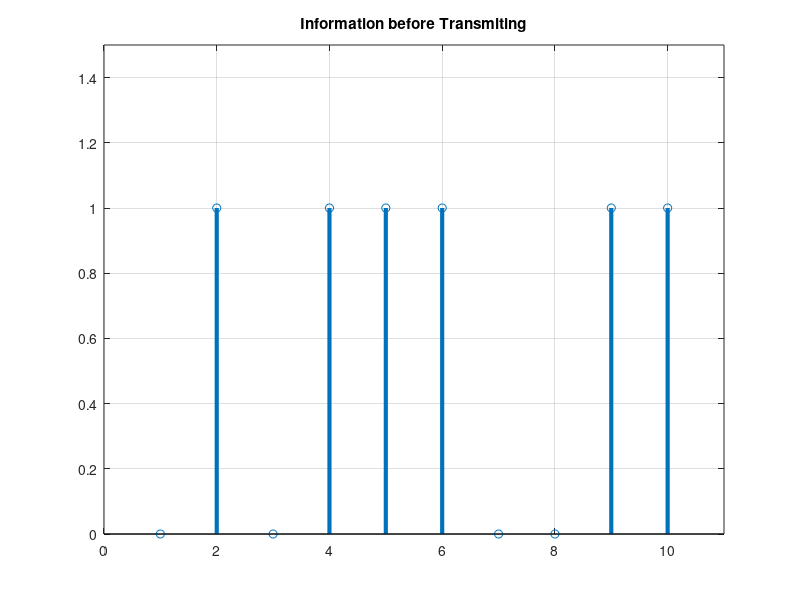
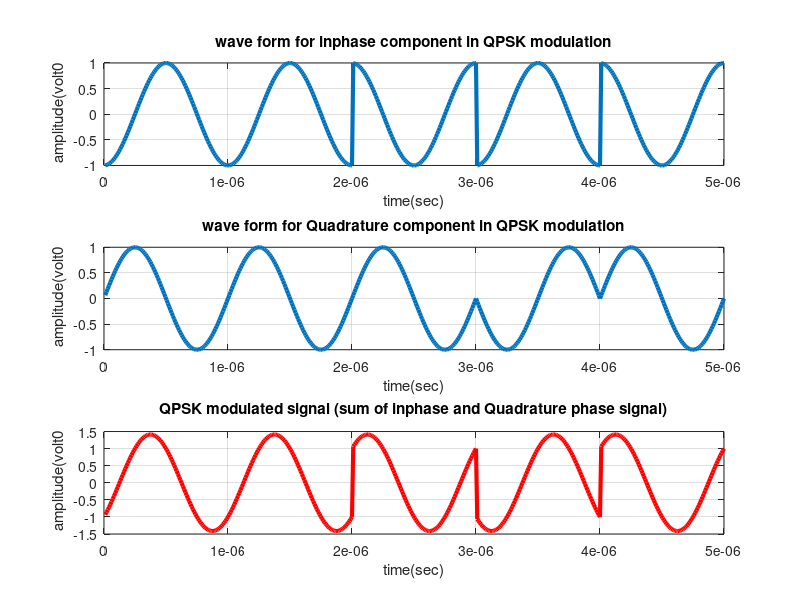
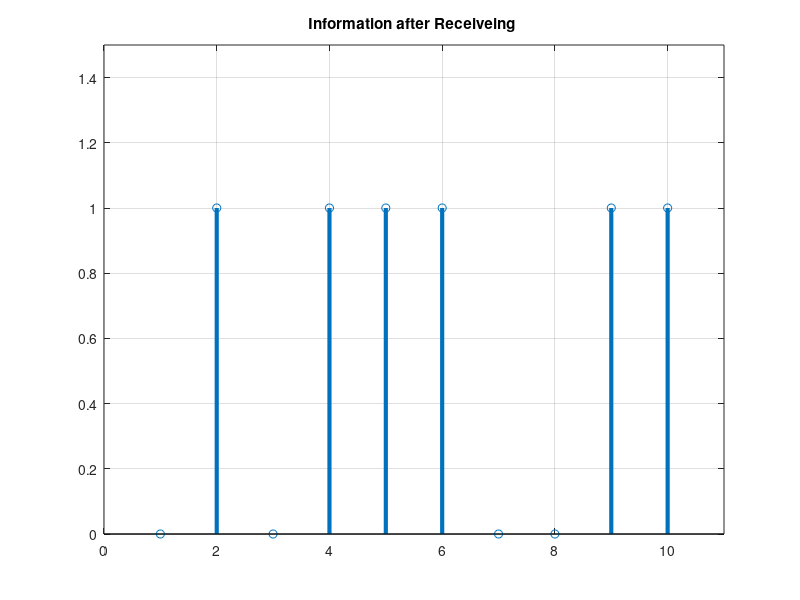

Write the MATLAB code that produced these figures, in order.
clear all;
close all;
data=[0 1 0 1 1 1 0 0 1 1]; % information
%Number_of_bit=1024;
%data=randint(Number_of_bit,1);
figure(1)
stem(data, 'linewidth',3), grid on;
title(' Information before Transmiting ');
axis([ 0 11 0 1.5]);
data_NZR=2*data-1; % Data Represented at NZR form for QPSK modulation
s_p_data=reshape(data_NZR,2,length(data)/2); % S/P convertion of data
br=10.^6; %Let us transmission bit rate 1000000
f=br; % minimum carrier frequency
T=1/br; % bit duration
t=T/99:T/99:T; % Time vector for one bit information
% QPSK modulatio
y=[];
y_in=[];
y_qd=[];
for(i=1:length(data)/2)
 y1=s_p_data(1,i)*cos(2*pi*f*t); % inphase component
 y2=s_p_data(2,i)*sin(2*pi*f*t) ;% Quadrature component
 y_in=[y_in y1]; % inphase signal vector
 y_qd=[y_qd y2]; %quadrature signal vector
 y=[y y1+y2]; % modulated signal vector
end
Tx_sig=y; % transmitting signal after modulation
tt=T/99:T/99:(T*length(data))/2;
figure(2)
subplot(3,1,1);
plot(tt,y_in,'linewidth',3), grid on;
title(' wave form for inphase component in QPSK modulation ');
xlabel('time(sec)');
ylabel(' amplitude(volt0');
subplot(3,1,2);
plot(tt,y_qd,'linewidth',3), grid on;
title(' wave form for Quadrature component in QPSK modulation ');
xlabel('time(sec)');
ylabel(' amplitude(volt0');
subplot(3,1,3);
plot(tt,Tx_sig,'r','linewidth',3), grid on;
title('QPSK modulated signal (sum of inphase and Quadrature phase signal)');
xlabel('time(sec)');
ylabel(' amplitude(volt0');
% QPSK demodulation
Rx_data=[];
Rx_sig=Tx_sig; % Received signal
for(i=1:1:length(data)/2)
 %% inphase coherent dector
 Z_in=Rx_sig((i-1)*length(t)+1:i*length(t)).*cos(2*pi*f*t);
 % above line indicat multiplication of received & inphase carred signal

 Z_in_intg=(trapz(t,Z_in))*(2/T);% integration using trapizodial rull
 if(Z_in_intg>0) % Decession Maker
 Rx_in_data=1;
 else
 Rx_in_data=0;
 end
 %% Quadrature coherent dector XXXXXX
 Z_qd=Rx_sig((i-1)*length(t)+1:i*length(t)).*sin(2*pi*f*t);
 %above line indicat multiplication ofreceived & Quadphase carred signal
 Z_qd_intg=(trapz(t,Z_qd))*(2/T);%integration using trapizodial rull
 if (Z_qd_intg>0)% Decession Maker
 Rx_qd_data=1;
 else
 Rx_qd_data=0;
 end
 Rx_data=[Rx_data Rx_in_data Rx_qd_data]; % Received Data vector
end
figure(3)
stem(Rx_data,'linewidth',3)
title('Information after Receiveing ');
axis([ 0 11 0 1.5]), grid on;
